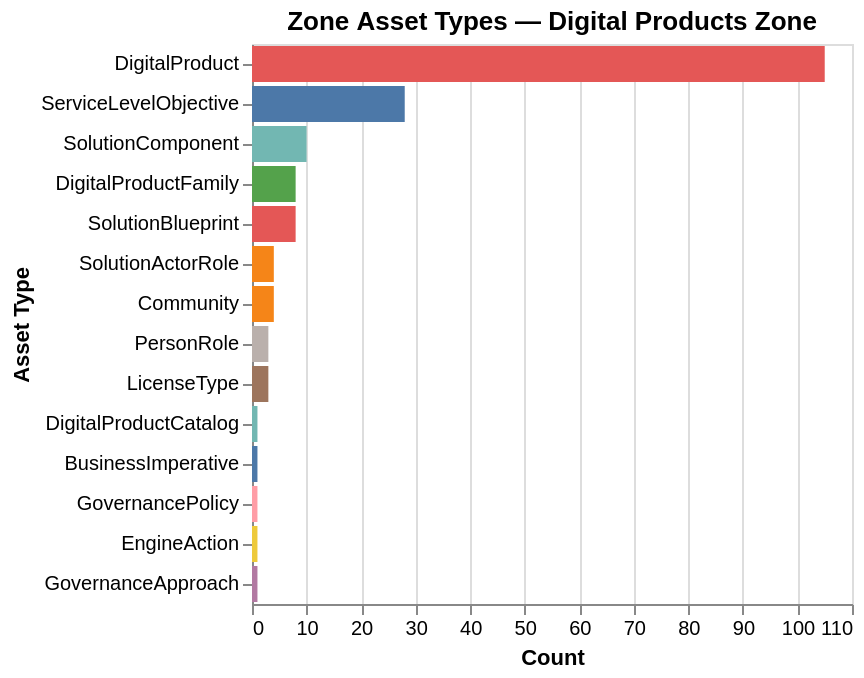

Notebook code for this chart:
### Code cell
display({
    "application/vnd.vegalite.v5+json": out
}, raw=True
       )

### Figure 1 — Vega-Lite specification as saved in the notebook (floating-point values rounded to 4 significant figures)
{"$schema": "https://vega.github.io/schema/vega-lite/v5.json", "data": {"values": [{"assetType": "SolutionActorRole", "count": 4}, {"assetType": "DigitalProductCatalog", "count": 1}, {"assetType": "BusinessImperative", "count": 1}, {"assetType": "DigitalProductFamily", "count": 8}, {"assetType": "GovernancePolicy", "count": 1}, {"assetType": "PersonRole", "count": 3}, {"assetType": "LicenseType", "count": 3}, {"assetType": "SolutionComponent", "count": 10}, {"assetType": "SolutionBlueprint", "count": 8}, {"assetType": "ServiceLevelObjective", "count": 28}, {"assetType": "EngineAction", "count": 1}, {"assetType": "Community", "count": 4}, {"assetType": "GovernanceApproach", "count": 1}, {"assetType": "DigitalProduct", "count": 105}]}, "description": "Zone Asset Types — Digital Products Zone", "encoding": {"color": {"field": "assetType", "legend": null, "type": "nominal"}, "tooltip": [{"field": "assetType", "title": "Type", "type": "nominal"}, {"field": "count", "title": "Count", "type": "quantitative"}], "x": {"field": "count", "title": "Count", "type": "quantitative"}, "y": {"field": "assetType", "sort": "-x", "title": "Asset Type", "type": "nominal"}}, "mark": {"tooltip": true, "type": "bar"}, "title": "Zone Asset Types — Digital Products Zone"}
